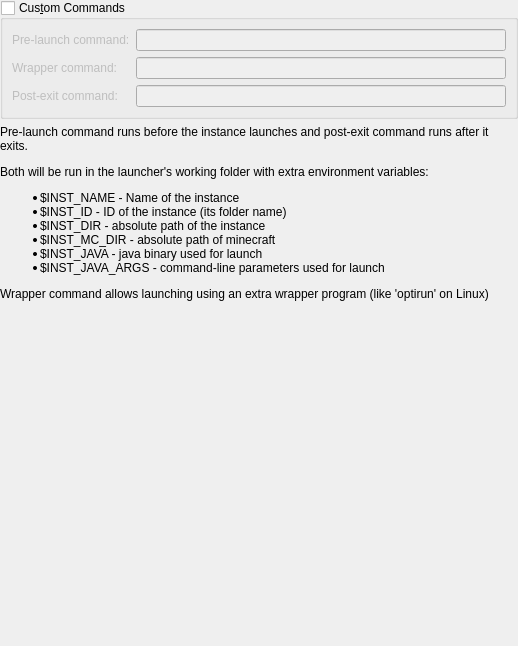
<?xml version="1.0" encoding="UTF-8"?>
<ui version="4.0">
 <class>CustomCommands</class>
 <widget class="QWidget" name="CustomCommands">
  <property name="geometry">
   <rect>
    <x>0</x>
    <y>0</y>
    <width>518</width>
    <height>646</height>
   </rect>
  </property>
  <layout class="QVBoxLayout" name="verticalLayout">
   <property name="leftMargin">
    <number>0</number>
   </property>
   <property name="topMargin">
    <number>0</number>
   </property>
   <property name="rightMargin">
    <number>0</number>
   </property>
   <property name="bottomMargin">
    <number>0</number>
   </property>
   <item>
    <widget class="QGroupBox" name="customCommandsGroupBox">
     <property name="enabled">
      <bool>true</bool>
     </property>
     <property name="title">
      <string>Cus&amp;tom Commands</string>
     </property>
     <property name="checkable">
      <bool>true</bool>
     </property>
     <property name="checked">
      <bool>false</bool>
     </property>
     <layout class="QGridLayout" name="gridLayout_4">
      <item row="2" column="0">
       <widget class="QLabel" name="labelPostExitCmd">
        <property name="text">
         <string>Post-exit command:</string>
        </property>
       </widget>
      </item>
      <item row="0" column="1">
       <widget class="QLineEdit" name="preLaunchCmdTextBox"/>
      </item>
      <item row="0" column="0">
       <widget class="QLabel" name="labelPreLaunchCmd">
        <property name="text">
         <string>Pre-launch command:</string>
        </property>
       </widget>
      </item>
      <item row="2" column="1">
       <widget class="QLineEdit" name="postExitCmdTextBox"/>
      </item>
      <item row="1" column="0">
       <widget class="QLabel" name="labelWrapperCmd">
        <property name="text">
         <string>Wrapper command:</string>
        </property>
       </widget>
      </item>
      <item row="1" column="1">
       <widget class="QLineEdit" name="wrapperCmdTextBox"/>
      </item>
     </layout>
    </widget>
   </item>
   <item>
    <widget class="QLabel" name="labelCustomCmdsDescription">
     <property name="text">
      <string>&lt;html&gt;&lt;head/&gt;&lt;body&gt;&lt;p&gt;Pre-launch command runs before the instance launches and post-exit command runs after it exits.&lt;/p&gt;&lt;p&gt;Both will be run in the launcher's working folder with extra environment variables:&lt;/p&gt;&lt;ul&gt;&lt;li&gt;$INST_NAME - Name of the instance&lt;/li&gt;&lt;li&gt;$INST_ID - ID of the instance (its folder name)&lt;/li&gt;&lt;li&gt;$INST_DIR - absolute path of the instance&lt;/li&gt;&lt;li&gt;$INST_MC_DIR - absolute path of minecraft&lt;/li&gt;&lt;li&gt;$INST_JAVA - java binary used for launch&lt;/li&gt;&lt;li&gt;$INST_JAVA_ARGS - command-line parameters used for launch&lt;/li&gt;&lt;/ul&gt;&lt;p&gt;Wrapper command allows launching using an extra wrapper program (like 'optirun' on Linux)&lt;/p&gt;&lt;/body&gt;&lt;/html&gt;</string>
     </property>
     <property name="alignment">
      <set>Qt::AlignLeading|Qt::AlignLeft|Qt::AlignTop</set>
     </property>
     <property name="wordWrap">
      <bool>true</bool>
     </property>
     <property name="textInteractionFlags">
      <set>Qt::LinksAccessibleByMouse|Qt::TextSelectableByMouse</set>
     </property>
    </widget>
   </item>
   <item>
    <spacer name="verticalSpacer">
     <property name="orientation">
      <enum>Qt::Vertical</enum>
     </property>
     <property name="sizeHint" stdset="0">
      <size>
       <width>20</width>
       <height>40</height>
      </size>
     </property>
    </spacer>
   </item>
  </layout>
 </widget>
 <resources/>
 <connections/>
</ui>
